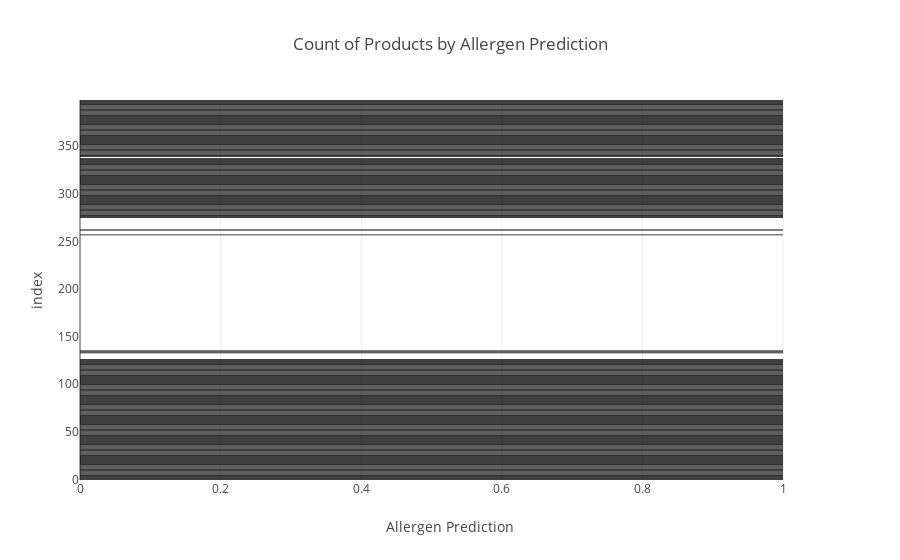

The notebook cell saved with this chart:
### Code cell
# 2. Count of Products by Allergen Prediction (Interactive bar chart)
fig2 = px.bar(df, x='Prediction', title="Count of Products by Allergen Prediction", 
              labels={'Prediction': 'Allergen Prediction'}, text_auto=True)
fig2.show()

### Figure 1 — Plotly figure (JSON) as saved in the notebook; plotly's stock layout.template omitted (floating-point values rounded to 4 significant figures; data arrays with more than 128 entries replaced by an {"elided": "..."} marker saying what was removed)
{"data": [{"alignmentgroup": "True", "hovertemplate": "Allergen Prediction=%{x}<br>index=%{y}<extra></extra>", "legendgroup": "", "marker": {"color": "#000001", "pattern": {"shape": ""}}, "name": "", "offsetgroup": "", "orientation": "h", "showlegend": false, "textposition": "auto", "texttemplate": "%{x}", "type": "bar", "x": {"elided": "399 int values"}, "xaxis": "x", "y": {"elided": "399 int values"}, "yaxis": "y"}], "layout": {"autosize": true, "barmode": "relative", "legend": {"tracegroupgap": 0}, "title": {"text": "Count of Products by Allergen Prediction"}, "xaxis": {"anchor": "y", "autorange": true, "domain": [0, 1], "range": [0, 1.053], "title": {"text": "Allergen Prediction"}, "type": "linear"}, "yaxis": {"anchor": "x", "autorange": true, "domain": [0, 1], "range": [-0.5, 398.5], "title": {"text": "index"}, "type": "linear"}}}
